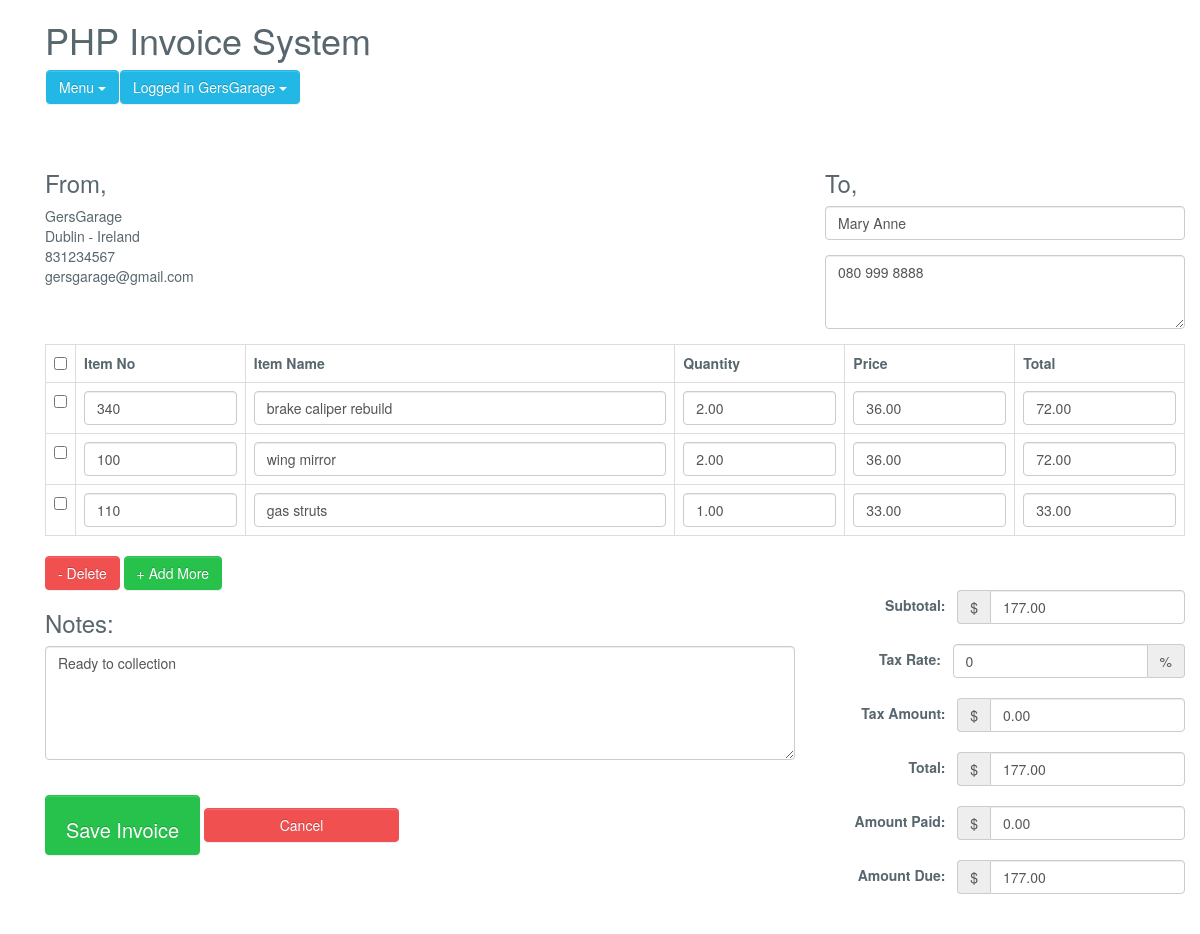
The app's page /manager/invoice-system-php/edit_invoice.php?update_id=687 (signed in) with its own data.
### tables this page shows
CREATE TABLE `invoice_order` (
  `order_id` int(11) NOT NULL,
  `user_id` int(11) NOT NULL,
  `order_date` timestamp NOT NULL DEFAULT current_timestamp(),
  `booking_id` int(11) NOT NULL,
  `mechanic_id` int(11) NOT NULL,
  `order_receiver_name` varchar(250) NOT NULL,
  `order_receiver_address` text NOT NULL COMMENT 'Phone number',
  `order_total_before_tax` decimal(10,2) NOT NULL,
  `order_total_tax` decimal(10,2) NOT NULL,
  `service_fee` double(10,2) NOT NULL,
  `order_tax_per` varchar(250) NOT NULL,
  `order_total_after_tax` double(10,2) NOT NULL,
  `order_amount_paid` decimal(10,2) NOT NULL,
  `order_total_amount_due` decimal(10,2) NOT NULL,
  `note` text NOT NULL
);

CREATE TABLE `invoice_order_item` (
  `order_item_id` int(11) NOT NULL,
  `order_id` int(11) NOT NULL,
  `item_code` int(11) NOT NULL,
  `item_name` varchar(250) NOT NULL,
  `order_item_quantity` decimal(10,2) NOT NULL,
  `order_item_price` decimal(10,2) NOT NULL,
  `order_item_final_amount` decimal(10,2) NOT NULL
);

### manager/invoice-system-php/Invoice.php (called while the page is built, shortened)
<?php
class Invoice{
	private $host  = 'localhost';
    private $user  = 'root';
    private $password   = "root";
    private $database  = "garage";
    private $invoiceOrderTable = 'invoice_order';
	private $invoiceOrderItemTable = 'invoice_order_item';
	private $dbConnect = false;
    public function __construct(){
        if(!$this->dbConnect){
            $conn = new mysqli($this->host, $this->user, $this->password, $this->database);
            if($conn->connect_error){
                die("Error failed to connect to MySQL: " . $conn->connect_error);
            }else{
                $this->dbConnect = $conn;
            }
        }
    }
	private function getData($sqlQuery) {
		$result = mysqli_query($this->dbConnect, $sqlQuery);
		$data= array();
		while ($row = mysqli_fetch_array($result, MYSQLI_ASSOC)) {
			$data[]=$row;
		}
		return $data;
	}
	public function getInvoice($invoiceId){
		$sqlQuery = "
			SELECT * FROM ".$this->invoiceOrderTable."
			WHERE user_id = '".$_SESSION['userid']."' AND order_id = '$invoiceId'";
		$result = mysqli_query($this->dbConnect, $sqlQuery);
		$row = mysqli_fetch_array($result, MYSQLI_ASSOC);
		return $row;
	}
	public function getInvoiceItems($invoiceId){
		$sqlQuery = "
			SELECT * FROM ".$this->invoiceOrderItemTable."
			WHERE order_id = '$invoiceId'";
		return  $this->getData($sqlQuery);
	}
}
?>

### manager/invoice-system-php/edit_invoice.php (the view, shortened to what this page needs)
<?php
include('inc/header.php');
include 'Invoice.php';
$invoice = new Invoice();
$invoice->checkLoggedIn();
if(!empty($_GET['update_id']) && $_GET['update_id']) {
	$invoiceValues = $invoice->getInvoice($_GET['update_id']);
	$invoiceItems = $invoice->getInvoiceItems($_GET['update_id']);
}
?>
<link href="css/style.css" rel="stylesheet">
<?php include('inc/container.php');?>
<div class="container content-invoice">
    	<form action="" id="invoice-form" method="post" class="invoice-form" role="form" novalidate="">
	    	<div class="load-animate animated fadeInUp">
		    	<div class="row">
		    		<div class="col-xs-8 col-sm-8 col-md-8 col-lg-8">
		    			<h1 class="title">PHP Invoice System</h1>
						<?php include('menu.php');?>
		    		</div>
		    	</div>
		    	<div class="row">
		      		<div class="col-xs-12 col-sm-4 col-md-4 col-lg-4">
		      			<h3>From,</h3>
						<?php echo $_SESSION['user']; ?><br>
						<?php echo $_SESSION['address']; ?><br>
						<?php echo $_SESSION['mobile']; ?><br>
						<?php echo $_SESSION['email']; ?><br>
		      		</div>
		      		<div class="col-xs-12 col-sm-4 col-md-4 col-lg-4 pull-right">
		      			<h3>To,</h3>
		      			<div class="form-group">
							<input value="<?php echo $invoiceValues['order_receiver_name']; ?>" type="text" class="form-control" name="companyName" id="companyName" placeholder="Company Name" autocomplete="off">
						</div>
						<div class="form-group">
							<textarea class="form-control" rows="3" name="address" id="address" placeholder="Your Address"><?php echo $invoiceValues['order_receiver_address']; ?></textarea>
						</div>
		      		</div>
		      	</div>
		      	<div class="row">
		      		<div class="col-xs-12 col-sm-12 col-md-12 col-lg-12">
		      			<table class="table table-bordered table-hover" id="invoiceItem">
							<tr>
								<th width="2%"><input id="checkAll" class="formcontrol" type="checkbox"></th>
								<th width="15%">Item No</th>
								<th width="38%">Item Name</th>
								<th width="15%">Quantity</th>
								<th width="15%">Price</th>
								<th width="15%">Total</th>
							</tr>
							<?php
							$count = 0;
							foreach($invoiceItems as $invoiceItem){
								$count++;
							?>
							<tr>
								<td><input class="itemRow" type="checkbox"></td>
								<td><input type="text" value="<?php echo $invoiceItem["item_code"]; ?>" name="productCode[]" id="productCode_<?php echo $count; ?>" class="form-control" onkeyup="GetDetail(this.value, 1)" autocomplete="off" ></td>
								<td><input type="text" value="<?php echo $invoiceItem["item_name"]; ?>" name="productName[]" id="productName_<?php echo $count; ?>" class="form-control" autocomplete="off"></td>
								<td><input type="number" value="<?php echo $invoiceItem["order_item_quantity"]; ?>" name="quantity[]" id="quantity_<?php echo $count; ?>" class="form-control quantity" autocomplete="off"></td>
								<td><input type="number" value="<?php echo $invoiceItem["order_item_price"]; ?>" name="price[]" id="price_<?php echo $count; ?>" class="form-control price" autocomplete="off"></td>
								<td><input type="number" value="<?php echo $invoiceItem["order_item_final_amount"]; ?>" name="total[]" id="total_<?php echo $count; ?>" class="form-control total" autocomplete="off"></td>
							</tr>
							<?php } ?>
						</table>
		      		</div>
		      	</div>
		      	<div class="row">
		      		<div class="col-xs-12 col-sm-3 col-md-3 col-lg-3">
		      			<button class="btn btn-danger delete" id="removeRows" type="button">- Delete</button>
		      			<button class="btn btn-success" id="addRows" type="button">+ Add More</button>
		      		</div>
		      	</div>
		      	<div class="row">
		      		<div class="col-xs-12 col-sm-8 col-md-8 col-lg-8">
		      			<h3>Notes: </h3>
		      			<div class="form-group">
							<textarea class="form-control txt" rows="5" name="notes" id="notes" placeholder="Your Notes"><?php echo $invoiceValues['note']; ?></textarea>
						</div>
						<br>
						<div class="form-group">
			      			<input data-loading-text="Updating Invoice..." type="submit" name="invoice_btn" value="Save Invoice" class="btn btn-success submit_btn invoice-save-btm">
							<input type="cancel" onclick="window.location='invoice_list.php';return false;" value="Cancel" class="btn btn-danger">
			      		</div>
		      		</div>
		      		<div class="col-xs-12 col-sm-4 col-md-4 col-lg-4">
						<span class="form-inline">
							<div class="form-group">
								<label>Subtotal: &nbsp;</label>
								<div class="input-group">
									<div class="input-group-addon currency">$</div>
									<input value="<?php echo $invoiceValues['order_total_before_tax']; ?>" type="number" class="form-control" name="subTotal" id="subTotal" placeholder="Subtotal">
								</div>
							</div>
							<div class="form-group">
								<label>Tax Rate: &nbsp;</label>
								<div class="input-group">
									<input value="<?php echo $invoiceValues['order_tax_per']; ?>" type="number" class="form-control" name="taxRate" id="taxRate" placeholder="Tax Rate">
									<div class="input-group-addon">%</div>
								</div>
							</div>
							<div class="form-group">
								<label>Tax Amount: &nbsp;</label>
								<div class="input-group">
									<div class="input-group-addon currency">$</div>
									<input value="<?php echo $invoiceValues['order_total_tax']; ?>" type="number" class="form-control" name="taxAmount" id="taxAmount" placeholder="Tax Amount">
								</div>
							</div>
							<div class="form-group">
								<label>Total: &nbsp;</label>
								<div class="input-group">
									<div class="input-group-addon currency">$</div>
									<input value="<?php echo $invoiceValues['order_total_after_tax']; ?>" type="number" class="form-control" name="totalAftertax" id="totalAftertax" placeholder="Total">
								</div>
							</div>
							<div class="form-group">
								<label>Amount Paid: &nbsp;</label>
								<div class="input-group">
									<div class="input-group-addon currency">$</div>
									<input value="<?php echo $invoiceValues['order_amount_paid']; ?>" type="number" class="form-control" name="amountPaid" id="amountPaid" placeholder="Amount Paid">
								</div>
							</div>
							<div class="form-group">
								<label>Amount Due: &nbsp;</label>
								<div class="input-group">
									<div class="input-group-addon currency">$</div>
									<input value="<?php echo $invoiceValues['order_total_amount_due']; ?>" type="number" class="form-control" name="amountDue" id="amountDue" placeholder="Amount Due">
								</div>
							</div>
						</span>
					</div>
		      	</div>
	      	</div>
		</form>
    </div>
</div>
<?php include('inc/footer.php');?>

### manager/invoice-system-php/css/style.css (style rules this page uses)
html { background-color1: #f0f3f4; position: relative; min-height: 100%; }
body { background-color: transparent; color: #58666e; font-family: "Source Sans Pro","Helvetica Neue",Helvetica,Arial,sans-serif; font-size: 14px; line-height: 1.42857; }
.btn-success, .panel-success { background-color: #27c24c !important; border-color: #27c24c !important; color: #fff !important; }
.btn-danger, .panel-danger { background-color: #f05050; border-color: #f05050; color: #fff !important; }
input[type=number] { -moz-appearance: textfield; }
.form-inline .form-group { margin-bottom: 20px; float: right; }
.invoice-save-btm { height:60px;padding:20px;font-size:20px; }

### records on screen
invoice_order: companyName "Mary Anne", address "080 999 8888", notes "Ready to collection", subTotal "177.00", taxRate "0", taxAmount "0.00", totalAftertax "177.00", amountPaid "0.00", amountDue "177.00"
invoice_order_item: item_code "340", item_name "brake caliper rebuild", order_item_quantity "2.00", order_item_price "36.00", order_item_final_amount "72.00"
invoice_order_item: item_code "100", item_name "wing mirror", order_item_quantity "2.00", order_item_price "36.00", order_item_final_amount "72.00"
invoice_order_item: item_code "110", item_name "gas struts", order_item_quantity "1.00", order_item_price "33.00", order_item_final_amount "33.00"

### other values on screen
$_SESSION['user'] "GersGarage"
$_SESSION['address'] "Dublin - Ireland"
$_SESSION['mobile'] "831234567"
$_SESSION['email'] "gersgarage@gmail.com"
